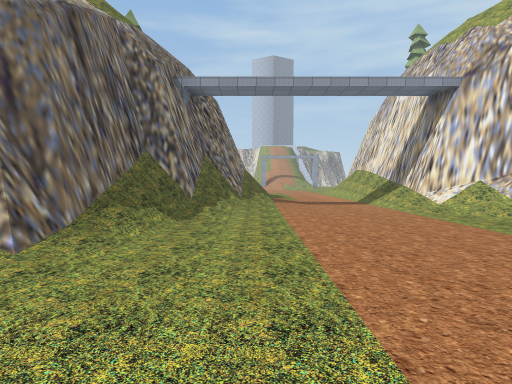
View 1 (above)

22 first-person views from a walk through a 3-D level made in the Unity game engine. The camera is 1.5 m above the floor, tilts 2° down and sees 75° across. The floor is counted in squares, 2 m on a side. Each view is taken from the middle of a square. On the plan, view 1 faces up. The plan holds only what a view shows up to about 11 squares ahead; the rest is blank. The place goes on beyond the plan. The player is left out. Some surface patterns are stand-ins.

View 2
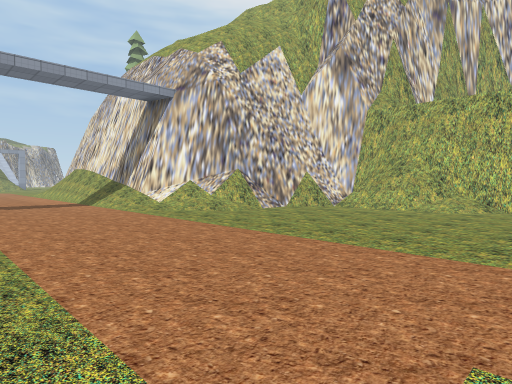

View 3
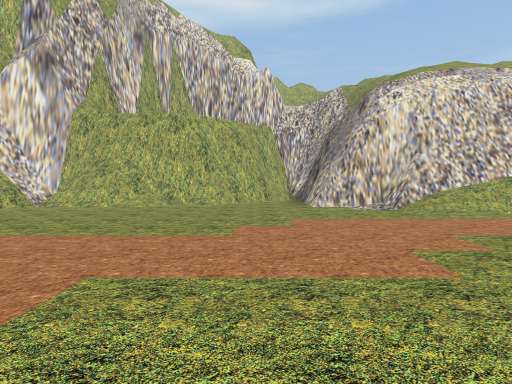

View 4
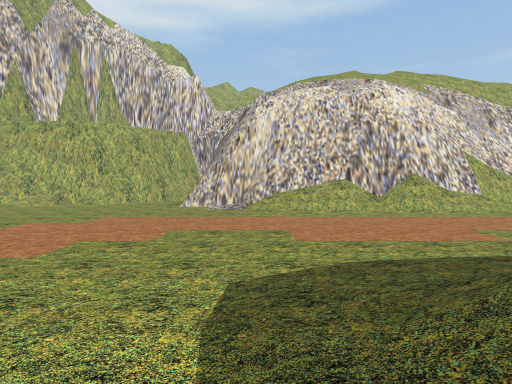

View 5
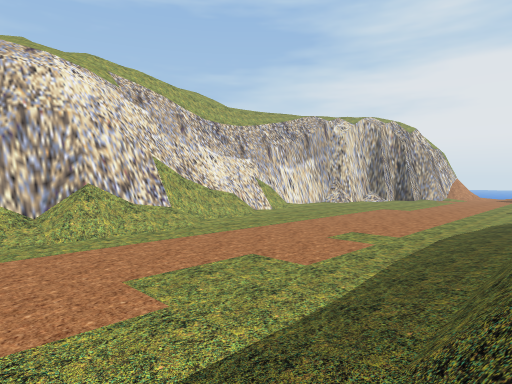

View 6
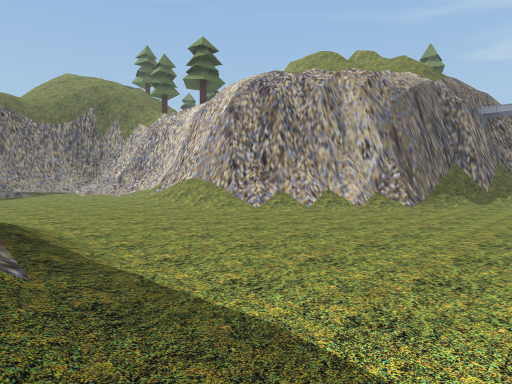

View 7
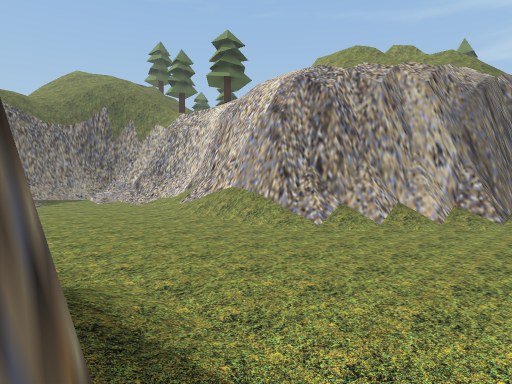

View 8
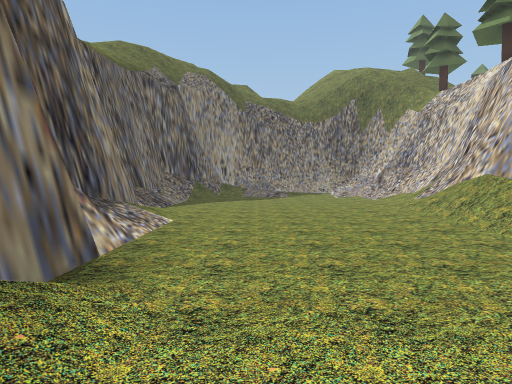

View 9
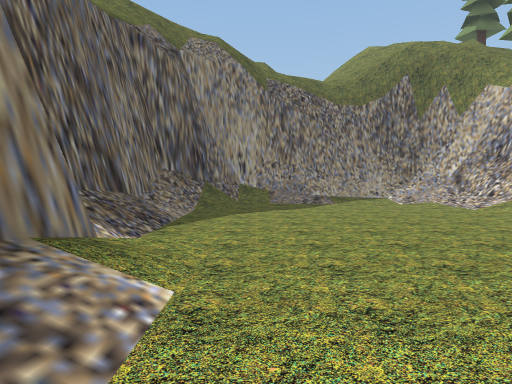

View 10
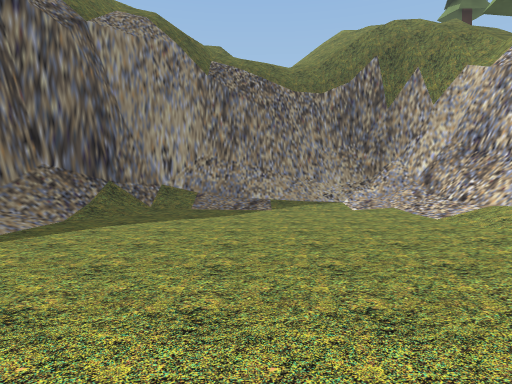

View 11
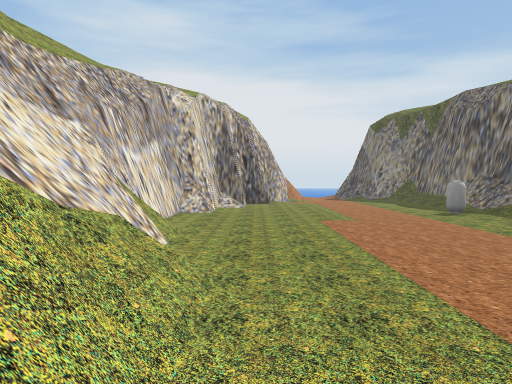

View 12
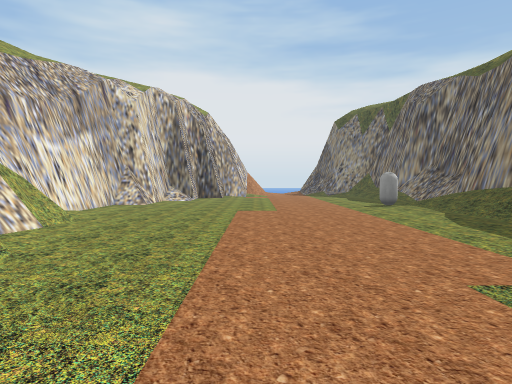

View 13
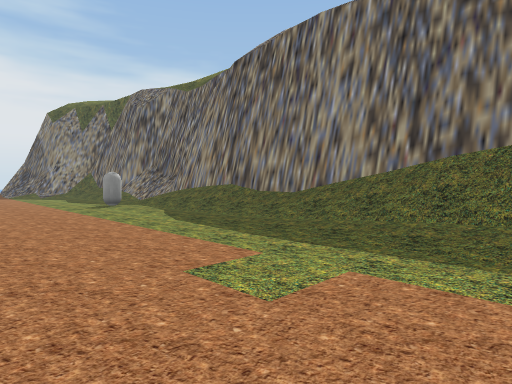

View 14
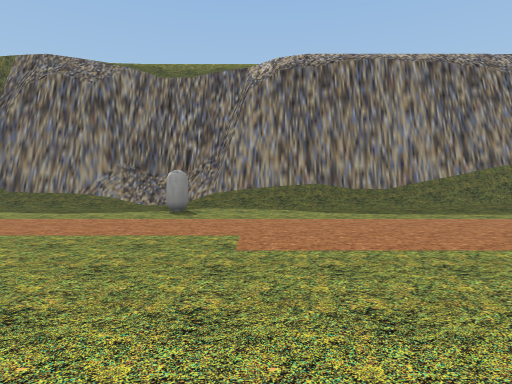

View 15
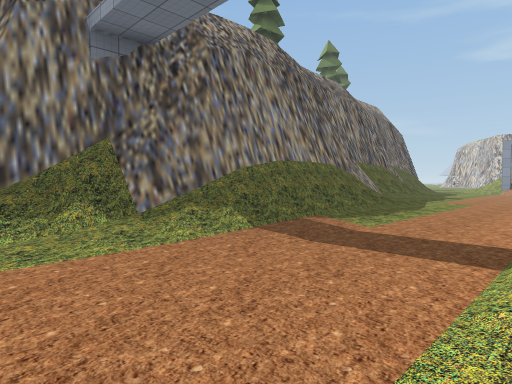

View 16
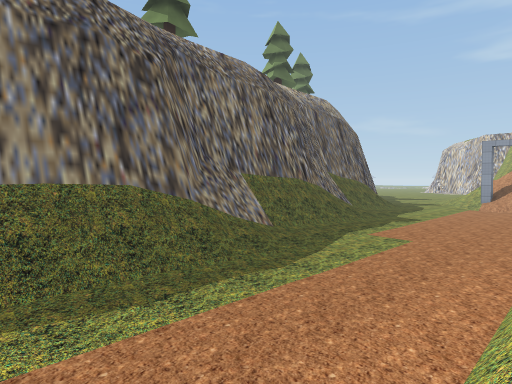

View 17
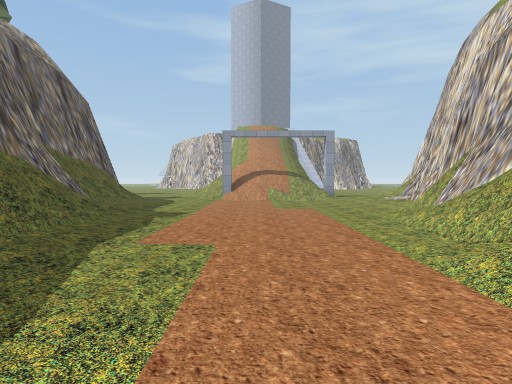

View 18
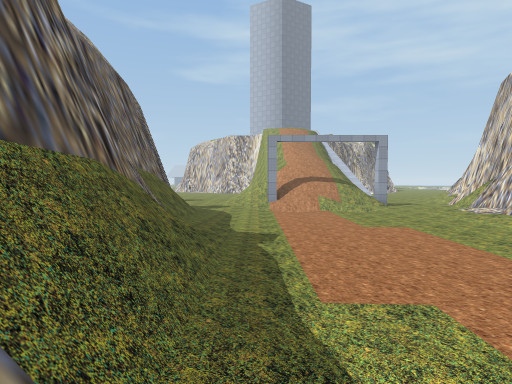

View 19
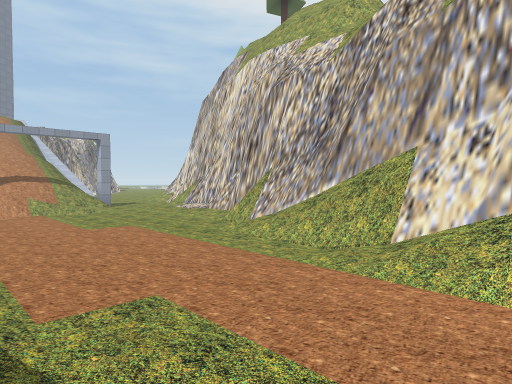

View 20
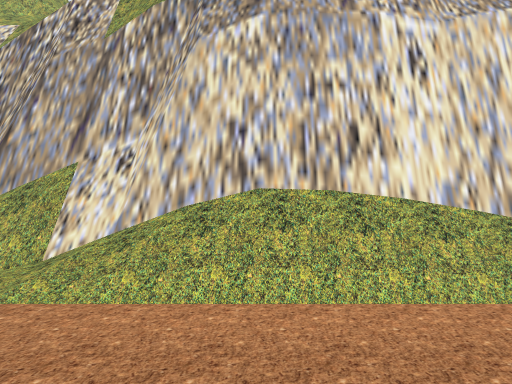

View 21
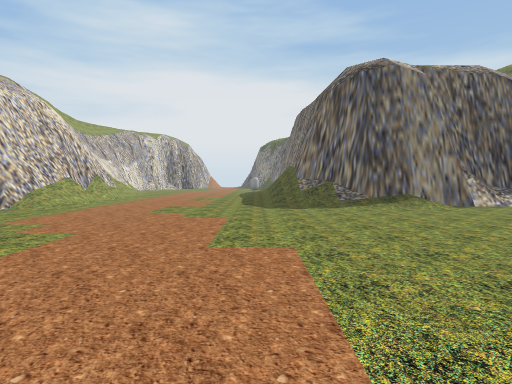

View 22
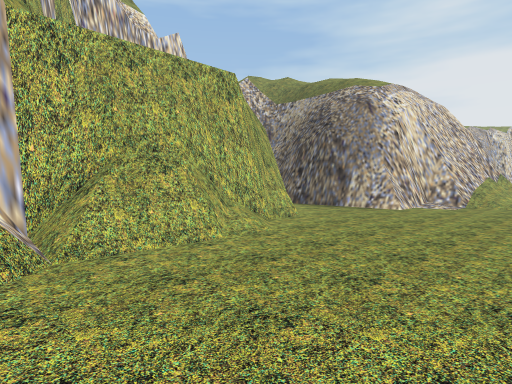

### Floor plan
Key: @ floor where view 1 was taken; # wall or solid block; . main floor; : floor 0.25 m higher than the main floor; / step, stairs or slope; = window, fence, low wall or low ledge; O other object.
Columns run from 18 left of view 1 to 9 right of it. Each row starts with its distance up from view 1.
 27                  ......./:#
 26                #/.......//#
 25                ##/......//
 24                ##/....../#
 23                 #/....../#
 22                 #/......##
 21                 #//..../#
 20                 #//..../#
 19                 ##/....##
 18                  #/.../##
 17                  #/.../#
 16                  #/...##
 15                  #//..##
 14                  #=/..##
 13                  ##/..##
 12                  ##/../#
 11                  #//../#
 10                 ##/.../#
  9                 ##/.../##
  8                 #//...//#
  7                ##/...../###
  6                #/.........##
  5                #/..........#
  4               ##/..........#
  3              ##/...........#
  2 #########   ##/............/
  1 #///////#####/..............
  0 #//...///////.....@.........
 -1 #/.......//.................
 -2 #/..........................
 -3 #/.........................#
 -4 ##/........................#
 -5 ##/...........////......./##
 -6  #//..../////####//....../#
 -7  ##//////#####  ##//...../#
 -8   ######         ##/.....##
 -9                   #/.....##
-10                   #/.....##
-11                    /...../#
-12                  #//...../#
-13                  #//......##
-14                  #//....../#
-15                  #/......./#
-16                  #/........#
-17                  #/........#
-18                  #/........#
-19                  #/.........
-20                 ##/.........
-21                 ##/O........
-22                 #/.........#
-23                 ##:....

Where each view was taken, in squares from view 1:
view 1: 0 up, 0 right, facing up
view 2: 0 up, 0 right, facing up-right
view 3: 1 down, 1 left, facing right
view 4: 5 down, 2 left, facing right
view 5: 7 down, 0 right, facing down-right
view 6: 6 down, 1 right, facing up-left
view 7: 6 down, 1 left, facing up-left
view 8: 4 down, 2 left, facing left
view 9: 5 down, 6 left, facing left
view 10: 3 down, 8 left, facing left
view 11: 11 down, 7 right, facing down
view 12: 11 down, 5 right, facing down
view 13: 11 down, 5 right, facing down-left
view 14: 19 down, 9 right, facing left
view 15: 7 up, 4 right, facing up-left
view 16: 12 up, 4 right, facing up-left
view 17: 15 up, 2 right, facing up
view 18: 16 up, 0 right, facing up
view 19: 16 up, 0 right, facing up-right
view 20: 15 up, 0 right, facing right
view 21: 4 up, 1 right, facing down
view 22: 6 up, 5 right, facing down-right
